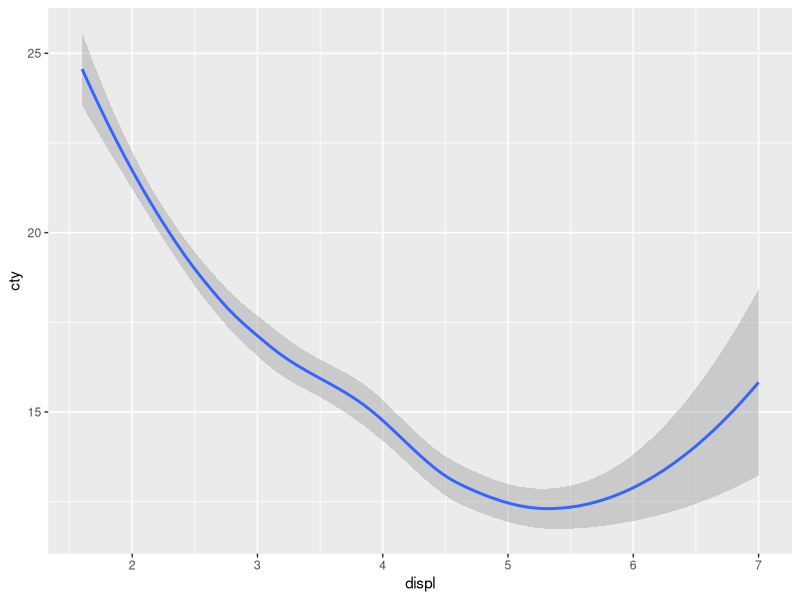

The R script that drew this image:
## ---- chunk 1
library(tidyverse)
mpg %>% 
  ggplot(aes(x=displ,y=cty)) +
  geom_smooth()

